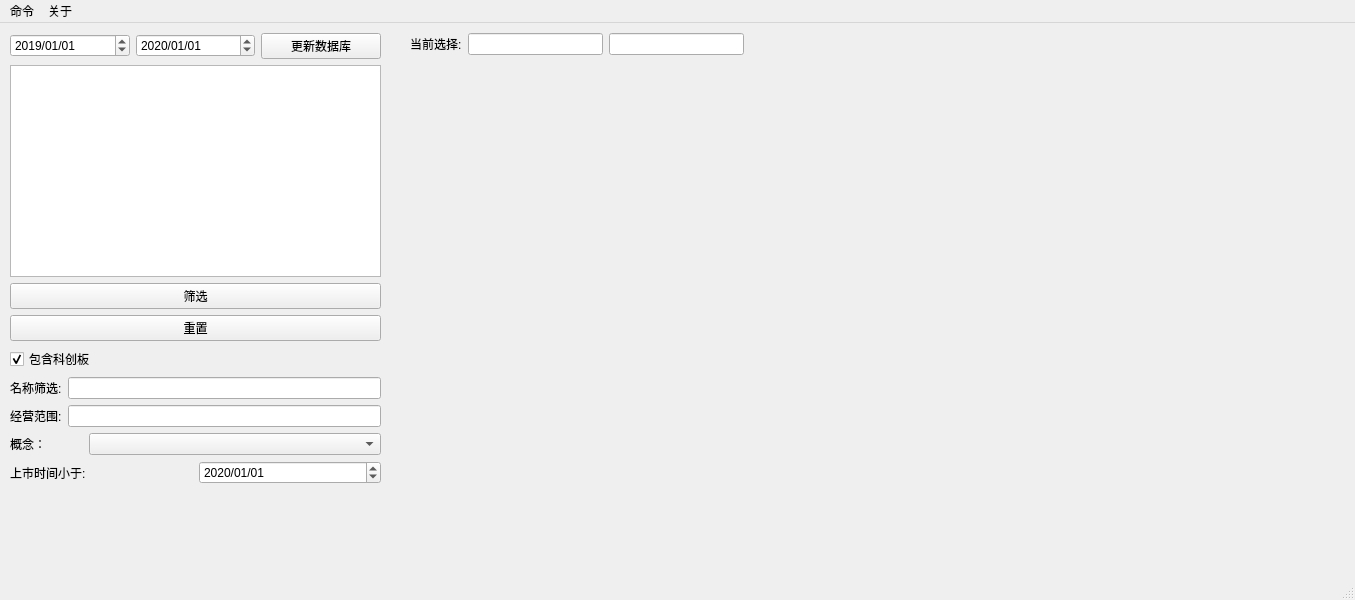
<?xml version="1.0" encoding="UTF-8"?>
<ui version="4.0">
 <class>MainWindow</class>
 <widget class="QMainWindow" name="MainWindow">
  <property name="geometry">
   <rect>
    <x>0</x>
    <y>0</y>
    <width>1355</width>
    <height>600</height>
   </rect>
  </property>
  <property name="windowTitle">
   <string>MainWindow</string>
  </property>
  <widget class="QWidget" name="centralwidget">
   <widget class="QWidget" name="layoutWidget">
    <property name="geometry">
     <rect>
      <x>10</x>
      <y>10</y>
      <width>371</width>
      <height>451</height>
     </rect>
    </property>
    <layout class="QVBoxLayout" name="verticalLayout" stretch="0,0,0,0,0,0,0,0,0">
     <property name="sizeConstraint">
      <enum>QLayout::SetDefaultConstraint</enum>
     </property>
     <item>
      <layout class="QHBoxLayout" name="horizontalLayout">
       <item>
        <widget class="QDateTimeEdit" name="dateTimeEdit_Update_StartTime">
         <property name="date">
          <date>
           <year>2019</year>
           <month>1</month>
           <day>1</day>
          </date>
         </property>
         <property name="displayFormat">
          <string>yyyy/MM/dd</string>
         </property>
        </widget>
       </item>
       <item>
        <widget class="QDateTimeEdit" name="dateTimeEdit_Update_EndTime">
         <property name="dateTime">
          <datetime>
           <hour>0</hour>
           <minute>0</minute>
           <second>0</second>
           <year>2020</year>
           <month>1</month>
           <day>1</day>
          </datetime>
         </property>
         <property name="date">
          <date>
           <year>2020</year>
           <month>1</month>
           <day>1</day>
          </date>
         </property>
         <property name="displayFormat">
          <string>yyyy/MM/dd</string>
         </property>
        </widget>
       </item>
       <item>
        <widget class="QPushButton" name="pushButton__UpdateDateBase">
         <property name="text">
          <string>更新数据库</string>
         </property>
        </widget>
       </item>
      </layout>
     </item>
     <item>
      <widget class="QTableView" name="tableView_stockbasic">
       <property name="dragDropMode">
        <enum>QAbstractItemView::NoDragDrop</enum>
       </property>
       <property name="selectionMode">
        <enum>QAbstractItemView::NoSelection</enum>
       </property>
       <property name="verticalScrollMode">
        <enum>QAbstractItemView::ScrollPerItem</enum>
       </property>
      </widget>
     </item>
     <item>
      <widget class="QPushButton" name="pushButton_filter">
       <property name="text">
        <string>筛选</string>
       </property>
      </widget>
     </item>
     <item>
      <widget class="QPushButton" name="pushButton_reset_stockbasic">
       <property name="text">
        <string>重置</string>
       </property>
      </widget>
     </item>
     <item>
      <widget class="QCheckBox" name="checkBox_kechuangban">
       <property name="text">
        <string>包含科创板</string>
       </property>
       <property name="checked">
        <bool>true</bool>
       </property>
      </widget>
     </item>
     <item>
      <layout class="QHBoxLayout" name="horizontalLayout_3">
       <item>
        <widget class="QLabel" name="label_2">
         <property name="text">
          <string>名称筛选:</string>
         </property>
        </widget>
       </item>
       <item>
        <widget class="QLineEdit" name="lineEdit_sharename_filter"/>
       </item>
      </layout>
     </item>
     <item>
      <layout class="QHBoxLayout" name="horizontalLayout_5">
       <item>
        <widget class="QLabel" name="label_4">
         <property name="text">
          <string>经营范围:</string>
         </property>
        </widget>
       </item>
       <item>
        <widget class="QLineEdit" name="lineEdit_filer_industry"/>
       </item>
      </layout>
     </item>
     <item>
      <layout class="QHBoxLayout" name="horizontalLayout_6" stretch="1,4">
       <item>
        <widget class="QLabel" name="label_5">
         <property name="text">
          <string>概念：</string>
         </property>
        </widget>
       </item>
       <item>
        <widget class="QComboBox" name="comboBox_concept"/>
       </item>
      </layout>
     </item>
     <item>
      <layout class="QHBoxLayout" name="horizontalLayout_2">
       <item>
        <widget class="QLabel" name="label">
         <property name="text">
          <string>上市时间小于:</string>
         </property>
        </widget>
       </item>
       <item>
        <widget class="QDateEdit" name="dateEdit_listdate">
         <property name="dateTime">
          <datetime>
           <hour>0</hour>
           <minute>0</minute>
           <second>0</second>
           <year>2020</year>
           <month>1</month>
           <day>1</day>
          </datetime>
         </property>
         <property name="displayFormat">
          <string>yyyy/MM/dd</string>
         </property>
        </widget>
       </item>
      </layout>
     </item>
    </layout>
   </widget>
   <widget class="QWidget" name="layoutWidget">
    <property name="geometry">
     <rect>
      <x>410</x>
      <y>10</y>
      <width>334</width>
      <height>22</height>
     </rect>
    </property>
    <layout class="QHBoxLayout" name="horizontalLayout_4">
     <item>
      <widget class="QLabel" name="label_3">
       <property name="text">
        <string>当前选择:</string>
       </property>
      </widget>
     </item>
     <item>
      <widget class="QLineEdit" name="lineEdit_cur_tscode"/>
     </item>
     <item>
      <widget class="QLineEdit" name="lineEdit_cur_name"/>
     </item>
    </layout>
   </widget>
   <widget class="QWidget" name="widget_chartview" native="true">
    <property name="geometry">
     <rect>
      <x>410</x>
      <y>60</y>
      <width>911</width>
      <height>391</height>
     </rect>
    </property>
   </widget>
  </widget>
  <widget class="QMenuBar" name="menubar">
   <property name="geometry">
    <rect>
     <x>0</x>
     <y>0</y>
     <width>1355</width>
     <height>23</height>
    </rect>
   </property>
   <widget class="QMenu" name="menu__command">
    <property name="title">
     <string>命令</string>
    </property>
    <addaction name="actionUpdateDataBase"/>
   </widget>
   <widget class="QMenu" name="menu_aboat">
    <property name="title">
     <string>关于</string>
    </property>
   </widget>
   <addaction name="menu__command"/>
   <addaction name="menu_aboat"/>
  </widget>
  <widget class="QStatusBar" name="statusbar"/>
  <action name="actionUpdateDataBase">
   <property name="checkable">
    <bool>false</bool>
   </property>
   <property name="text">
    <string>UpdateDataBase</string>
   </property>
  </action>
 </widget>
 <resources/>
 <connections>
  <connection>
   <sender>pushButton__UpdateDateBase</sender>
   <signal>clicked()</signal>
   <receiver>MainWindow</receiver>
   <slot>slot_UpdateDataBase()</slot>
   <hints>
    <hint type="sourcelabel">
     <x>378</x>
     <y>57</y>
    </hint>
    <hint type="destinationlabel">
     <x>415</x>
     <y>28</y>
    </hint>
   </hints>
  </connection>
  <connection>
   <sender>tableView_stockbasic</sender>
   <signal>clicked(QModelIndex)</signal>
   <receiver>MainWindow</receiver>
   <slot>slot_StockBasicClick()</slot>
   <hints>
    <hint type="sourcelabel">
     <x>253</x>
     <y>252</y>
    </hint>
    <hint type="destinationlabel">
     <x>401</x>
     <y>253</y>
    </hint>
   </hints>
  </connection>
  <connection>
   <sender>checkBox_kechuangban</sender>
   <signal>stateChanged(int)</signal>
   <receiver>MainWindow</receiver>
   <slot>slot_KechuangbanClick()</slot>
   <hints>
    <hint type="sourcelabel">
     <x>70</x>
     <y>398</y>
    </hint>
    <hint type="destinationlabel">
     <x>28</x>
     <y>514</y>
    </hint>
   </hints>
  </connection>
  <connection>
   <sender>pushButton_filter</sender>
   <signal>clicked()</signal>
   <receiver>MainWindow</receiver>
   <slot>slot_filer_stockbasic()</slot>
   <hints>
    <hint type="sourcelabel">
     <x>211</x>
     <y>347</y>
    </hint>
    <hint type="destinationlabel">
     <x>360</x>
     <y>426</y>
    </hint>
   </hints>
  </connection>
  <connection>
   <sender>pushButton_reset_stockbasic</sender>
   <signal>clicked()</signal>
   <receiver>MainWindow</receiver>
   <slot>slot_reset_stockbasic()</slot>
   <hints>
    <hint type="sourcelabel">
     <x>262</x>
     <y>362</y>
    </hint>
    <hint type="destinationlabel">
     <x>435</x>
     <y>367</y>
    </hint>
   </hints>
  </connection>
 </connections>
 <slots>
  <slot>slot_UpdateDataBase()</slot>
  <slot>slot_StockBasicClick()</slot>
  <slot>slot_KechuangbanClick()</slot>
  <slot>slot_filer_stockbasic()</slot>
  <slot>slot_reset_stockbasic()</slot>
 </slots>
</ui>
